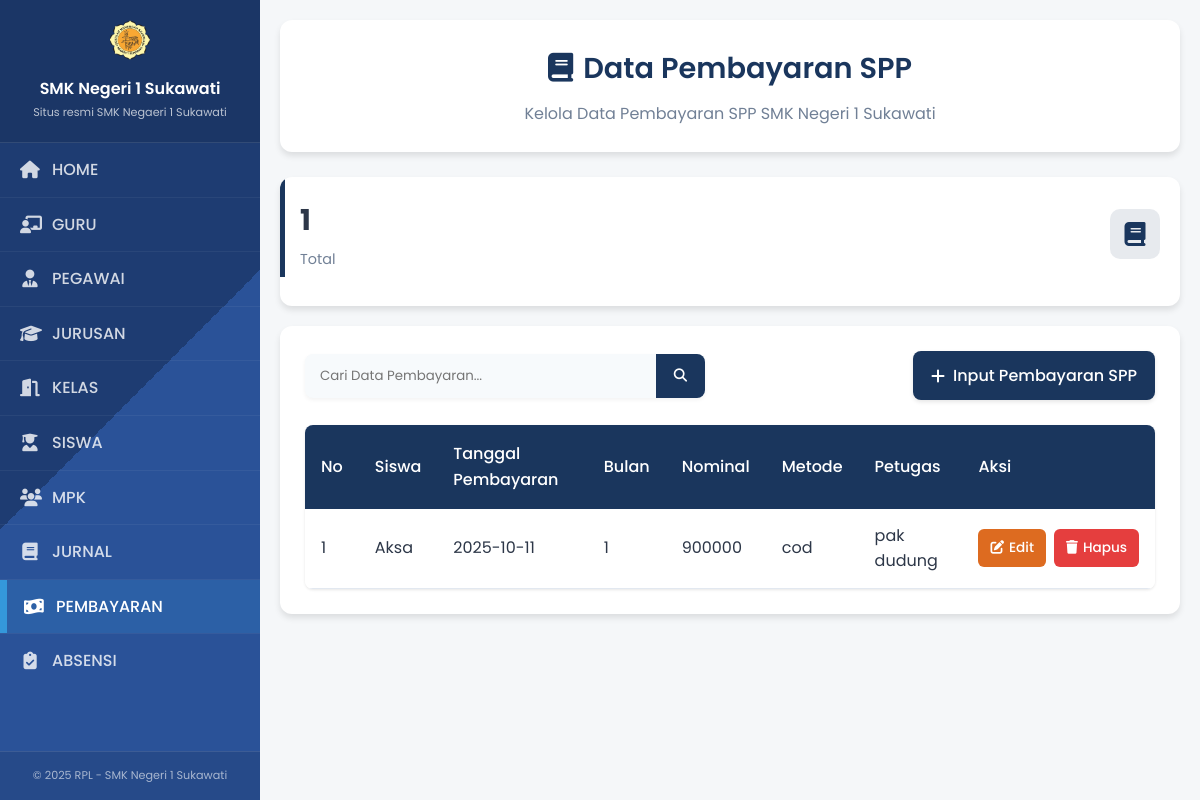
The page /admin/index.php?page=pembayaran on the database its author committed.
### tables this page shows
CREATE TABLE `pembayaran` (
  `id_pembayaran` int NOT NULL,
  `id_siswa` int NOT NULL,
  `tgl_pembayaran` date NOT NULL,
  `bulan` int NOT NULL,
  `nominal` int NOT NULL,
  `metode` varchar(10) NOT NULL,
  `id_pegawai` int NOT NULL
);

CREATE TABLE `siswa` (
  `id_siswa` int NOT NULL,
  `nama_siswa` varchar(50) NOT NULL,
  `no_absen` int NOT NULL,
  `tgl_lahir` date NOT NULL,
  `alamat` text NOT NULL,
  `telp` varchar(20) NOT NULL,
  `nis` int NOT NULL,
  `nisn` varchar(20) NOT NULL,
  `id_kelas` int NOT NULL
);

CREATE TABLE `pegawai` (
  `id_pegawai` int NOT NULL,
  `nama_pegawai` varchar(100) NOT NULL,
  `tgl_lahir` date NOT NULL,
  `alamat` text NOT NULL,
  `telp` varchar(15) NOT NULL,
  `username` varchar(20) NOT NULL,
  `password` varchar(35) NOT NULL
);

### admin/pembayaran.php (the view, shortened to what this page needs)
<!DOCTYPE html>
<html lang="id">
<head>
    <link rel="stylesheet" href="https://cdnjs.cloudflare.com/ajax/libs/font-awesome/6.4.0/css/all.min.css">
    <link rel="stylesheet" href="css_admin/jurusan.css">
</head>
<body>
    <div class="container">
        <div class="page-header">
            <h2><i class="fas fa-book"></i>Data Pembayaran SPP</h2>
            <p>Kelola Data Pembayaran SPP SMK Negeri 1 Sukawati</p>
        </div>
        <?php
        include "../koneksi.php";
        $total_pembayaran = mysqli_query($koneksi, "SELECT COUNT(*) as total FROM pembayaran");
        $total_data = mysqli_fetch_assoc($total_pembayaran);
        $cari = "";
        if (isset($_GET['cari']) && $_GET['cari'] != "") {
            $cari = $_GET['cari'];
            $result = mysqli_query($koneksi, "SELECT * FROM pembayaran, siswa, pegawai
                                             WHERE pembayaran.id_siswa=siswa.id_siswa
                                             AND pembayaran.id_pegawai=pegawai.id_pegawai
                                             AND nama_siswa LIKE '%$cari%'
                                             or metode like '%$cari%'
                                             ORDER BY id_pembayaran DESC");
        } else {
            $result = mysqli_query($koneksi, "SELECT * FROM pembayaran, siswa, pegawai
                                             WHERE pembayaran.id_siswa=siswa.id_siswa
                                             AND pembayaran.id_pegawai=pegawai.id_pegawai ORDER BY id_pembayaran DESC");
        }
        ?>
        <div class="stats-grid">
            <div class="stats-card primary">
                <div class="stats-card-header">
                    <div>
                        <div class="stats-card-value"><?php echo $total_data['total']; ?></div>
                        <div class="stats-card-title">Total </div>
                    </div>
                    <div class="stats-card-icon">
                        <i class="fas fa-book"></i>
                    </div>
                </div>
            </div>
        <div class="content-container">
            <div class="action-bar">
                <form class="search-form" method="get" action="pembayaran.php">
                    <input type="search" name="cari" placeholder="Cari Data Pembayaran..." value="<?= htmlspecialchars($cari) ?>">
                    <button type="submit"><i class="fas fa-search"></i></button>
                </form>
                <a href="pembayaran_tambah.php" class="btn-primary">
                    <i class="fas fa-plus"></i>Input Pembayaran SPP
                </a>
            </div>
            <div class="table-container">
                <table class="data-table">
                    <thead>
                        <tr>
                            <th>No</th>
                            <th>Siswa</th>
                            <th>Tanggal Pembayaran</th>
                            <th>Bulan</th>
                            <th>Nominal</th>
                            <th>Metode</th>
                            <th>Petugas</th>
                            <th>Aksi</th>
                        </tr>
                    </thead>
                    <tbody>
                    <?php
                    $no = 1;
                    if (mysqli_num_rows($result) > 0) {
                        while ($row = mysqli_fetch_assoc($result)) { ?>
                            <tr>
                                <td data-label="No"><?= $no++ ?></td>
                                <td data-label="Siswa"><?= $row['nama_siswa'] ?></td>
                                <td data-label="Tanggal Pembayaran"><?= $row['tgl_pembayaran'] ?></td>
                                 <td data-label="Bulan"><?= $row['bulan'] ?></td>
                                   <td data-label="Nominal"><?= $row['nominal'] ?></td>
                                   <td data-label="Metode"><?= $row['metode'] ?></td>
                                   <td data-label="Petugas"><?= $row['nama_pegawai'] ?></td>
                                <td data-label="Aksi">
                                    <div class="btn-group">
                                        <a href="pembayaran_edit.php?id=<?= $row['id_pembayaran'] ?>" class="btn-warning">
                                            <i class="fas fa-edit"></i> Edit
                                        </a>
                                        <a href="pembayaran_hapus.php?id=<?= $row['id_pembayaran'] ?>"
                                           class="btn-danger"
                                           onclick="return confirm('Yakin ingin menghapus data Pembayaran ini?')">
                                            <i class="fas fa-trash"></i> Hapus
                                        </a>
                                    </div>
                                </td>
                            </tr>
                    <?php }
                    } ?>
                    </tbody>
                </table>
            </div>
        </div>
    </div>
</body>
</html>

### admin/css_admin/style.css (style rules this page uses)
* { margin: 0; padding: 0; box-sizing: border-box; font-family: 'Segoe UI', Tahoma, Geneva, Verdana, sans-serif; }
body { background-color: #f8f9fa; color: #333; display: flex; min-height: 100vh; }
.stats-grid { display: grid; gap: 20px; margin-bottom: 30px; }
.stats-card { background: var(--white); border-radius: 12px; padding: 20px; box-shadow: var(--shadow); transition: var(--transition); position: relative; overflow: hidden; }
.stats-card::before { content: ''; position: absolute; top: 0; left: 0; width: 5px; height: 100px; }
.stats-card.primary::before { background: var(--primary); }
.stats-card-header { display: flex; align-items: center; justify-content: space-between; margin-bottom: 15px; }
.stats-card-icon { width: 50px; height: 50px; border-radius: 10px; display: flex; align-items: center; justify-content: center; font-size: 1.5rem; }
.stats-card.primary .stats-card-icon { background: rgba(26, 54, 93, 0.1); color: var(--primary); }
.stats-card-value { font-size: 1.8rem; font-weight: 700; margin-bottom: 5px; }
.stats-card-title { color: var(--gray); font-size: 0.9rem; }

### rows shown on the page
pembayaran: id_siswa.nama_siswa "Aksa", tgl_pembayaran "2025-10-11", bulan "1", nominal "900000", metode "cod", id_pegawai.nama_pegawai "pak dudung"

### other values the page prints
$total_data['total'] "1"
